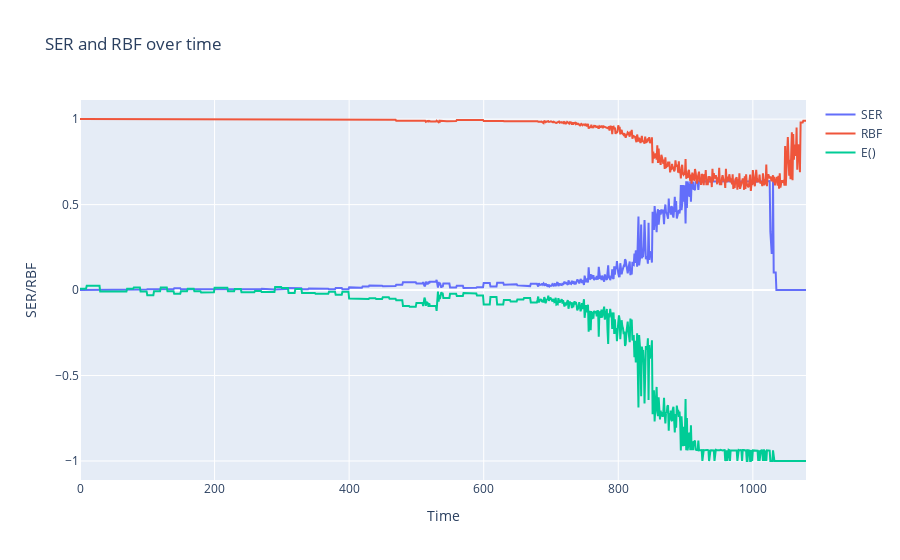

Notebook code for this chart:
### Code cell
sers = np.apply_along_axis(ser, 1, risks_history)
rbfs = np.apply_along_axis(rbf, 1, evals_history)

# plot sers and rbfs
fig = go.Figure()
fig.add_trace(go.Scatter(x=np.arange(len(sers)), y=sers, mode='lines', name="SER"))
fig.add_trace(go.Scatter(x=np.arange(len(rbfs)), y=rbfs, mode='lines', name="RBF"))
fig.add_trace(go.Scatter(x=np.arange(len(lasts)), y=lasts, mode='lines', name="E()"))
fig.update_layout(title='SER and RBF over time', xaxis_title='Time', yaxis_title='SER/RBF')
fig.show()

### Figure 1 — Plotly figure (JSON) as saved in the notebook; plotly's stock layout.template omitted (floating-point values rounded to 4 significant figures; data arrays with more than 128 entries replaced by an {"elided": "..."} marker saying what was removed)
{"data": [{"mode": "lines", "name": "SER", "type": "scatter", "x": {"elided": "1080 int values"}, "y": {"elided": "1080 float values"}}, {"mode": "lines", "name": "RBF", "type": "scatter", "x": {"elided": "1080 int values"}, "y": {"elided": "1080 float values"}}, {"mode": "lines", "name": "E()", "type": "scatter", "x": {"elided": "1080 int values"}, "y": {"elided": "1080 float values"}}], "layout": {"title": {"text": "SER and RBF over time"}, "xaxis": {"title": {"text": "Time"}}, "yaxis": {"title": {"text": "SER/RBF"}}}}
